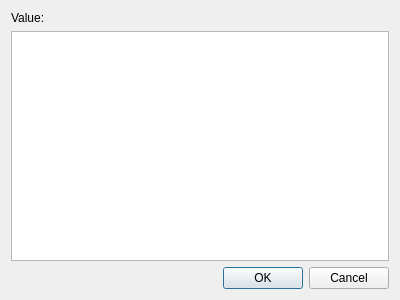
<ui version="4.0" >
 <class>TextEditorDialog</class>
 <widget class="QDialog" name="TextEditorDialog" >
  <property name="geometry" >
   <rect>
    <x>0</x>
    <y>0</y>
    <width>400</width>
    <height>300</height>
   </rect>
  </property>
  <property name="windowTitle" >
   <string>Value editor</string>
  </property>
  <layout class="QVBoxLayout" name="verticalLayout" >
   <item>
    <widget class="QLabel" name="valueLabel" >
     <property name="text" >
      <string>Value:</string>
     </property>
    </widget>
   </item>
   <item>
    <widget class="QTextEdit" name="textEdit" />
   </item>
   <item>
    <layout class="QHBoxLayout" name="horizontalLayout" >
     <item>
      <spacer name="horizontalSpacer" >
       <property name="orientation" >
        <enum>Qt::Horizontal</enum>
       </property>
       <property name="sizeHint" stdset="0" >
        <size>
         <width>40</width>
         <height>20</height>
        </size>
       </property>
      </spacer>
     </item>
     <item>
      <widget class="QPushButton" name="okButton" >
       <property name="text" >
        <string>OK</string>
       </property>
       <property name="default" >
        <bool>true</bool>
       </property>
      </widget>
     </item>
     <item>
      <widget class="QPushButton" name="cancelButton" >
       <property name="text" >
        <string>Cancel</string>
       </property>
      </widget>
     </item>
    </layout>
   </item>
  </layout>
 </widget>
 <resources/>
 <connections>
  <connection>
   <sender>okButton</sender>
   <signal>clicked()</signal>
   <receiver>TextEditorDialog</receiver>
   <slot>accept()</slot>
   <hints>
    <hint type="sourcelabel" >
     <x>268</x>
     <y>277</y>
    </hint>
    <hint type="destinationlabel" >
     <x>199</x>
     <y>149</y>
    </hint>
   </hints>
  </connection>
  <connection>
   <sender>cancelButton</sender>
   <signal>clicked()</signal>
   <receiver>TextEditorDialog</receiver>
   <slot>reject()</slot>
   <hints>
    <hint type="sourcelabel" >
     <x>351</x>
     <y>277</y>
    </hint>
    <hint type="destinationlabel" >
     <x>199</x>
     <y>149</y>
    </hint>
   </hints>
  </connection>
 </connections>
</ui>
